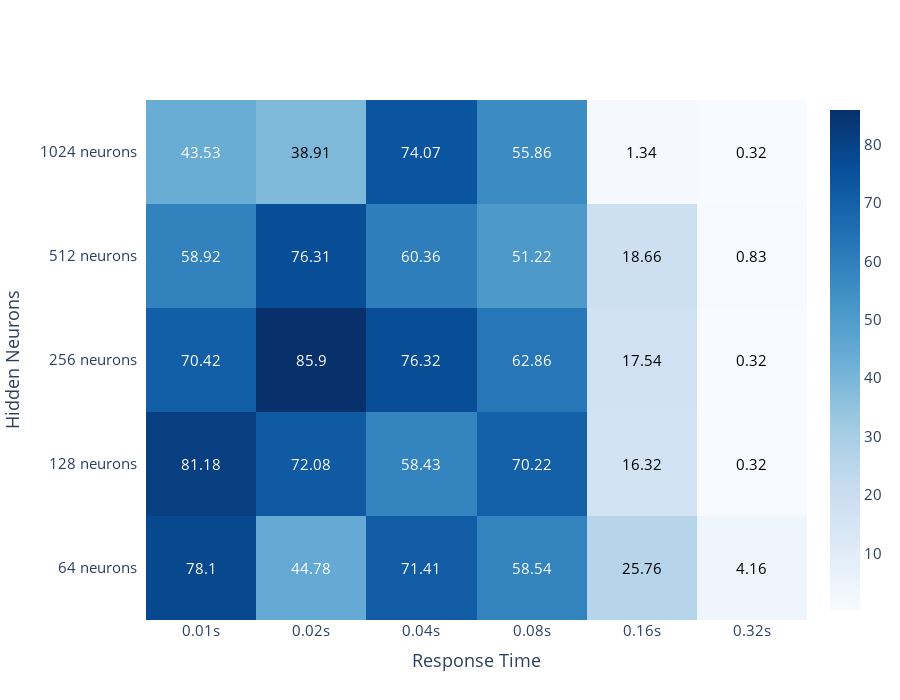

The cell this chart's notebook holds for it:
### Code cell
fig = ff.create_annotated_heatmap(z=rewards.to_numpy(),y=[str(int(i))+' neurons' for i in df['neurons'].unique().tolist()], 
                                  x=[str(i) + 's' for i in df['response_rate'].unique().tolist()],  
                                  annotation_text=np.around(rewards.to_numpy(), decimals=2), colorscale='blues', showscale=True,
                                 reversescale =False)

fig.update_layout(
#     title='Average evaluation seconds for response times vs max. pertubation during training',
    xaxis_title="Response Time",
    yaxis_title="Hidden Neurons",
    xaxis_side='bottom',
    font=dict(size=15),
    height=700,
)
fig.show()

### Figure 1 — Plotly figure (JSON) as saved in the notebook; plotly's stock layout.template omitted (floating-point values rounded to 4 significant figures)
{"data": [{"colorscale": [[0, "rgb(247,251,255)"], [0.125, "rgb(222,235,247)"], [0.25, "rgb(198,219,239)"], [0.375, "rgb(158,202,225)"], [0.5, "rgb(107,174,214)"], [0.625, "rgb(66,146,198)"], [0.75, "rgb(33,113,181)"], [0.875, "rgb(8,81,156)"], [1, "rgb(8,48,107)"]], "reversescale": false, "showscale": true, "type": "heatmap", "x": ["0.01s", "0.02s", "0.04s", "0.08s", "0.16s", "0.32s"], "y": ["64 neurons", "128 neurons", "256 neurons", "512 neurons", "1024 neurons"], "z": [[78.1, 44.78, 71.41, 58.54, 25.76, 4.16], [81.18, 72.08, 58.43, 70.22, 16.32, 0.32], [70.42, 85.9, 76.32, 62.86, 17.54, 0.32], [58.92, 76.31, 60.36, 51.22, 18.66, 0.832], [43.53, 38.91, 74.07, 55.86, 1.344, 0.32]]}], "layout": {"annotations": [{"font": {"color": "#FFFFFF"}, "showarrow": false, "text": "78.1", "x": "0.01s", "xref": "x", "y": "64 neurons", "yref": "y"}, {"font": {"color": "#FFFFFF"}, "showarrow": false, "text": "44.78", "x": "0.02s", "xref": "x", "y": "64 neurons", "yref": "y"}, {"font": {"color": "#FFFFFF"}, "showarrow": false, "text": "71.41", "x": "0.04s", "xref": "x", "y": "64 neurons", "yref": "y"}, {"font": {"color": "#FFFFFF"}, "showarrow": false, "text": "58.54", "x": "0.08s", "xref": "x", "y": "64 neurons", "yref": "y"}, {"font": {"color": "#000000"}, "showarrow": false, "text": "25.76", "x": "0.16s", "xref": "x", "y": "64 neurons", "yref": "y"}, {"font": {"color": "#000000"}, "showarrow": false, "text": "4.16", "x": "0.32s", "xref": "x", "y": "64 neurons", "yref": "y"}, {"font": {"color": "#FFFFFF"}, "showarrow": false, "text": "81.18", "x": "0.01s", "xref": "x", "y": "128 neurons", "yref": "y"}, {"font": {"color": "#FFFFFF"}, "showarrow": false, "text": "72.08", "x": "0.02s", "xref": "x", "y": "128 neurons", "yref": "y"}, {"font": {"color": "#FFFFFF"}, "showarrow": false, "text": "58.43", "x": "0.04s", "xref": "x", "y": "128 neurons", "yref": "y"}, {"font": {"color": "#FFFFFF"}, "showarrow": false, "text": "70.22", "x": "0.08s", "xref": "x", "y": "128 neurons", "yref": "y"}, {"font": {"color": "#000000"}, "showarrow": false, "text": "16.32", "x": "0.16s", "xref": "x", "y": "128 neurons", "yref": "y"}, {"font": {"color": "#000000"}, "showarrow": false, "text": "0.32", "x": "0.32s", "xref": "x", "y": "128 neurons", "yref": "y"}, {"font": {"color": "#FFFFFF"}, "showarrow": false, "text": "70.42", "x": "0.01s", "xref": "x", "y": "256 neurons", "yref": "y"}, {"font": {"color": "#FFFFFF"}, "showarrow": false, "text": "85.9", "x": "0.02s", "xref": "x", "y": "256 neurons", "yref": "y"}, {"font": {"color": "#FFFFFF"}, "showarrow": false, "text": "76.32", "x": "0.04s", "xref": "x", "y": "256 neurons", "yref": "y"}, {"font": {"color": "#FFFFFF"}, "showarrow": false, "text": "62.86", "x": "0.08s", "xref": "x", "y": "256 neurons", "yref": "y"}, {"font": {"color": "#000000"}, "showarrow": false, "text": "17.54", "x": "0.16s", "xref": "x", "y": "256 neurons", "yref": "y"}, {"font": {"color": "#000000"}, "showarrow": false, "text": "0.32", "x": "0.32s", "xref": "x", "y": "256 neurons", "yref": "y"}, {"font": {"color": "#FFFFFF"}, "showarrow": false, "text": "58.92", "x": "0.01s", "xref": "x", "y": "512 neurons", "yref": "y"}, {"font": {"color": "#FFFFFF"}, "showarrow": false, "text": "76.31", "x": "0.02s", "xref": "x", "y": "512 neurons", "yref": "y"}, {"font": {"color": "#FFFFFF"}, "showarrow": false, "text": "60.36", "x": "0.04s", "xref": "x", "y": "512 neurons", "yref": "y"}, {"font": {"color": "#FFFFFF"}, "showarrow": false, "text": "51.22", "x": "0.08s", "xref": "x", "y": "512 neurons", "yref": "y"}, {"font": {"color": "#000000"}, "showarrow": false, "text": "18.66", "x": "0.16s", "xref": "x", "y": "512 neurons", "yref": "y"}, {"font": {"color": "#000000"}, "showarrow": false, "text": "0.83", "x": "0.32s", "xref": "x", "y": "512 neurons", "yref": "y"}, {"font": {"color": "#FFFFFF"}, "showarrow": false, "text": "43.53", "x": "0.01s", "xref": "x", "y": "1024 neurons", "yref": "y"}, {"font": {"color": "#000000"}, "showarrow": false, "text": "38.91", "x": "0.02s", "xref": "x", "y": "1024 neurons", "yref": "y"}, {"font": {"color": "#FFFFFF"}, "showarrow": false, "text": "74.07", "x": "0.04s", "xref": "x", "y": "1024 neurons", "yref": "y"}, {"font": {"color": "#FFFFFF"}, "showarrow": false, "text": "55.86", "x": "0.08s", "xref": "x", "y": "1024 neurons", "yref": "y"}, {"font": {"color": "#000000"}, "showarrow": false, "text": "1.34", "x": "0.16s", "xref": "x", "y": "1024 neurons", "yref": "y"}, {"font": {"color": "#000000"}, "showarrow": false, "text": "0.32", "x": "0.32s", "xref": "x", "y": "1024 neurons", "yref": "y"}], "font": {"size": 15}, "height": 700, "xaxis": {"dtick": 1, "gridcolor": "rgb(0, 0, 0)", "side": "bottom", "ticks": "", "title": {"text": "Response Time"}}, "yaxis": {"dtick": 1, "ticks": "", "ticksuffix": "  ", "title": {"text": "Hidden Neurons"}}}}
